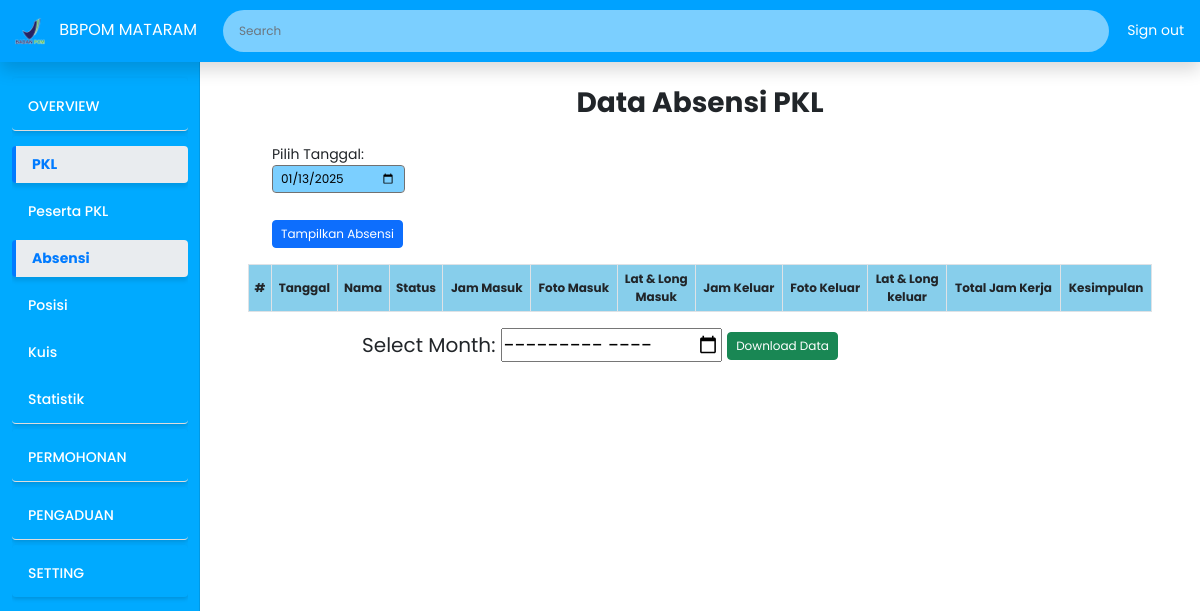
The page /admin_pkl_absensi.php on the database as committed earlier.
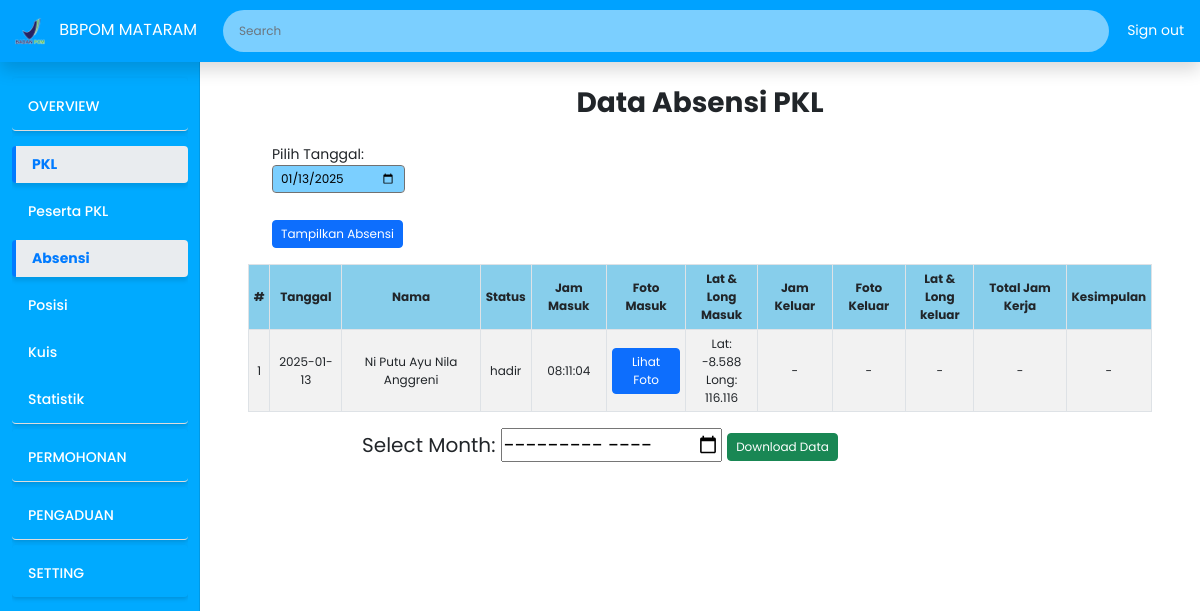
The same page on the database as committed later.
### tables this page shows
CREATE TABLE `absensi` (
  `id` int(11) NOT NULL,
  `user_id` int(11) NOT NULL,
  `nama` varchar(255) DEFAULT NULL,
  `status` enum('hadir','izin','sakit') NOT NULL,
  `keterangan` varchar(50) DEFAULT NULL,
  `tanggal` date NOT NULL,
  `foto` text NOT NULL,
  `foto_keluar` text DEFAULT NULL,
  `latitude` decimal(10,8) DEFAULT NULL,
  `latitude_keluar` decimal(10,8) DEFAULT NULL,
  `longitude` decimal(11,8) DEFAULT NULL,
  `longitude_keluar` decimal(11,8) DEFAULT NULL,
  `waktu_masuk` time DEFAULT NULL,
  `waktu_keluar` time DEFAULT NULL,
  `durasi` time DEFAULT NULL,
  `kesimpulan` varchar(255) DEFAULT NULL
);

### admin_pkl_absensi.php (the view, shortened to what the changed rows need)
<?php
include('koneksi.php');
$tanggal = isset($_POST['tanggal']) ? $_POST['tanggal'] : date('Y-m-d');
$sql2 = "SELECT * FROM absensi WHERE tanggal = ? ORDER BY tanggal DESC";
$stmt = $conn->prepare($sql2);
$stmt->bind_param("s", $tanggal);
$stmt->execute();
$result2 = $stmt->get_result();
$no = 1;
?>
<!DOCTYPE html>
<html lang="en">
<head>
    <link rel="stylesheet" href="https://cdn.jsdelivr.net/npm/sweetalert2@11/dist/sweetalert2.min.css">
    <link href="https://cdn.jsdelivr.net/npm/bootstrap@5.0.2/dist/css/bootstrap.min.css" rel="stylesheet"
>
    <link rel="stylesheet" href="Asset/CSS/custom2.css">
</head>
<body>
    <div class="container-fluid">
        <div class="row">
        <?php include('sidebar_admin.php'); ?>
            <div class="col-md-9 ms-sm-auto col-lg-10 px-md-4 main-content">
                <div class="container mt-3">
                    <div class="table-responsive">
                        <table class="table table-bordered table-striped table-hover text-center">
                            <thead class="table" style="background-color: skyblue;">
                            <tr>
                                <th>#</th>
                                <th>Tanggal</th>
                                <th>Nama</th>
                                <th>Status</th>
                                <th>Jam Masuk</th>
                                <th>Foto Masuk</th>
                                <th>Lat & Long<br>Masuk</th>
                                <th>Jam Keluar</th>
                                <th>Foto Keluar</th>
                                <th>Lat & Long<br>keluar</th>
                                <th>Total Jam Kerja</th>
                                <th>Kesimpulan</th>
                            </tr>
                            </thead>
                            <tbody>
                            <?php
                                while ($row2 = mysqli_fetch_assoc($result2)) {
                                    echo "<tr>";
                                    echo "<td scope='row'>{$no}</td>";
                                    echo "<td>{$row2['tanggal']}</td>";
                                    echo "<td>{$row2['nama']}</td>";
                                    echo "<td>{$row2['status']}</td>";
                                    if (strtolower($row2['status']) === 'izin') {
                                        $modal_id = "modal_kesimpulan_" . $no;
                                        echo "<td></td>";
                                        echo "<td></td>";
                                        echo "<td></td>";
                                        echo "<td></td>";
                                        echo "<td></td>";
                                        echo "<td></td>";
                                        echo "<td></td>";
                                        echo "<td><button class='btn btn-info btn-sm' data-bs-toggle='modal' data-bs-target='#{$modal_id}'>Lihat Kesimpulan</button></td>";
                                        echo "
                                        <div class='modal fade' id='{$modal_id}' tabindex='-1' aria-labelledby='modalLabel_{$modal_id}' aria-hidden='true'>
                                            <div class='modal-dialog'>
                                                <div class='modal-content'>
                                                    <div class='modal-header'>
                                                            <h5 class='modal-title' id='modalLabel_{$modal_id}'>Keterangan Izin : <strong>{$row2['nama']}</strong></h5>
                                                            <button type='button' class='btn-close' data-bs-dismiss='modal' aria-label='Close'></button>
                                                    </div>
                                                    <div class='modal-body'>
                                                        <div class='question-item'>
                                                            <p>{$row2['kesimpulan']}</p>
                                                        </div>
                                                    </div>
                                                    <div class='modal-footer'>
                                                        <button type='button' class='btn btn-secondary' data-bs-dismiss='modal'>Tutup</button>
                                                    </div>
                                                </div>
                                            </div>
                                        </div>";
                                    } else {
                                        echo "<td>{$row2['waktu_masuk']}</td>";
                                        echo "<td><button class='btn btn-primary btn-view-photo' data-id='{$row2['id']}' data-name='{$row2['nama']}' data-type='foto'>Lihat Foto</button></td>";
                                        $formatted_latitude = number_format($row2['latitude'], 3);
                                        $formatted_longitude = number_format($row2['longitude'], 3);
                                        echo "<td>Lat: $formatted_latitude<br>Long: $formatted_longitude</td>";
                                        if ($row2['waktu_keluar'] != NULL) {
                                            echo "<td>{$row2['waktu_keluar']}</td>";
                                            echo "<td><button class='btn btn-primary btn-view-photo' data-id='{$row2['id']}' data-name='{$row2['nama']}' data-type='foto_keluar'>Lihat Foto</button></td>";
                                            $formatted_latitude2 = number_format($row2['latitude_keluar'], 3);
                                            $formatted_longitude2 = number_format($row2['longitude_keluar'], 3);
                                            echo "<td>Lat: $formatted_latitude2<br>Long: $formatted_longitude2</td>";
                                            echo "<td>{$row2['durasi']}</td>";
                                            echo "<td>{$row2['kesimpulan']}</td>";
                                        } else {
                                            echo "<td>-</td>";
                                            echo "<td>-</td>";
                                            echo "<td>-</td>";
                                            echo "<td>-</td>";
                                            echo "<td>-</td>";
                                        }
                                    }
                                    echo "</tr>";
                                    $no++;
                                }
                                ?>
                            </tbody>
                        </table>
                    </div>
                </div>
            </div>
        </div>
    </div>
</body>
</html>

### sidebar_admin.php (shortened to what the changed rows need)
<div id="sidebar" class="sidebar col-md-3 col-lg-2 d-none d-md-block">
    <div class="position-sticky pt-2 sidebar-sticky">
        <ul class="nav flex-column">
            <?php
            $current_page = basename($_SERVER['PHP_SELF']);
            $nav_items = [
                [
                    'title' => 'OVERVIEW',
                    'link' => 'admin.php',
                    'active' => ($current_page == 'admin.php'),
                    'submenu' => []
                ],
                [
                    'title' => 'PKL',
                    'link' => '#',
                    'active' => ($current_page == 'admin_pkl.php'||$current_page == 'admin_pkl_absensi.php'
                    ||$current_page == 'admin_pkl_kuis.php'||$current_page == 'admin_pkl_posisi.php'||$current_page == 'admin_pkl_statistik.php'),
                    'submenu' => [
                        ['title' => 'Peserta PKL', 'link' => 'admin_pkl.php'],
                        ['title' => 'Absensi', 'link' => 'admin_pkl_absensi.php'],
                        ['title' => 'Posisi', 'link' => 'admin_pkl_posisi.php'],
                        ['title' => 'Kuis', 'link' => 'admin_pkl_kuis.php'],
                        ['title' => 'Statistik', 'link' => 'admin_pkl_statistik.php'],
                    ]
                ],
                [
                    'title' => 'PERMOHONAN',
                    'link' => 'admin_tamu.php',
                    'active' => ($current_page == 'admin_tamu.php'||$current_page == 'admin_tamu_statistik.php'),
                    'submenu' => [
                        ['title' => 'Permohonan', 'link' => 'admin_tamu.php'],
                        ['title' => 'Statistik', 'link' => 'admin_tamu_statistik.php'],
                    ]
                ],
                [
                    'title' => 'PENGADUAN',
                    'link' => '#',
                    'active' => ($current_page == 'admin_pengaduan.php' || $current_page == 'admin_pengaduan_statistik.php'),
                    'submenu' => [
                        ['title' => 'Laporan Pengaduan', 'link' => 'admin_pengaduan.php'],
                        ['title' => 'Statistik', 'link' => 'admin_pengaduan_statistik.php'],
                    ]
                ],
                [
                    'title' => 'SETTING',
                    'link' => 'admin_web.php',
                    'active' => ($current_page == 'admin_web.php'),
                    'submenu' => []
                ]
            ];
            ?>
            <?php foreach ($nav_items as $index => $item): ?>
                <li class="nav-item">
                    <a
                        class="nav-link <?php echo $item['active'] ? 'active' : ''; ?>"
                        href="<?php echo !empty($item['submenu']) ? '#' : $item['link']; ?>"
                        <?php if (!empty($item['submenu'])): ?>
                            data-bs-toggle="collapse"
                            data-bs-target="#submenu-<?php echo $index; ?>"
                            aria-expanded="<?php echo $item['active'] ? 'true' : 'false'; ?>"
                            aria-controls="submenu-<?php echo $index; ?>"
                        <?php endif; ?>
                    >
                        <?php echo $item['title']; ?>
                    </a>
                    <?php if (!empty($item['submenu'])): ?>
                        <ul
                            id="submenu-<?php echo $index; ?>"
                            class="collapse list-unstyled <?php echo $item['active'] ? 'show' : ''; ?>"
                        >
                            <?php foreach ($item['submenu'] as $submenu): ?>
                                <li>
                                    <a
                                        class="nav-link sub-item <?php echo $current_page == basename($submenu['link']) ? 'active' : ''; ?>"
                                        href="<?php echo $submenu['link']; ?>"
                                    >
                                        <?php echo $submenu['title']; ?>
                                    </a>
                                </li>
                            <?php endforeach; ?>
                        </ul>
                    <?php endif; ?>
                </li>
            <?php endforeach; ?>
        </ul>
    </div>
</div>

Rows that differ between the two databases and show on the page:
added absensi: tanggal "2025-01-13", nama "Ni Putu Ayu Nila Anggreni", status "hadir", waktu_masuk "08:11:04", latitude "-8.588", longitude "116.116"
